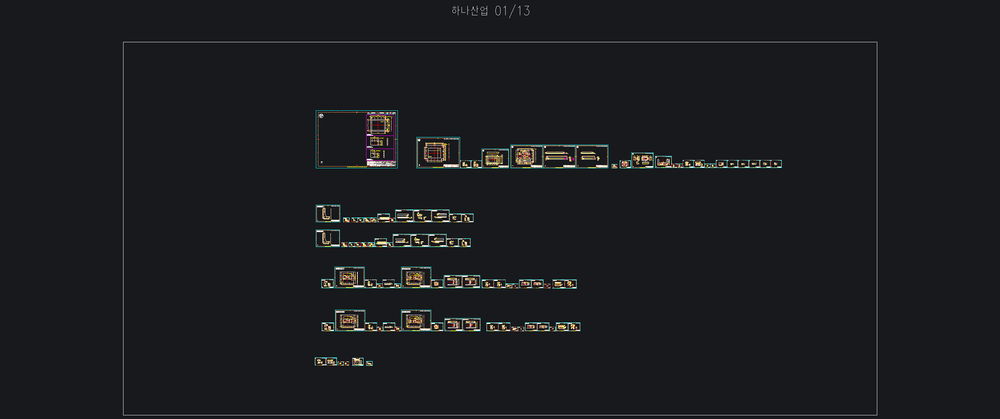
#> input picture data/Full_Drawing_HD.png, 1000 x 419 px, shrunk from 2745 x 1150 before the run
$ python image_analyze1.py
#> lines starting #> are read from the running program, lines starting #| are printed output that depends on the picture; after the words box and inside, x2 and y2 are one past the last pixel; in counts of white or black regions, pixels touching at a corner belong together
import cv2
import numpy as np
import os


def identify_part_count(image_path):
    # 1. 이미지 로드
#> called with image_path = '../data/Full_Drawing_HD.png'
    img = cv2.imread(image_path)
#> img is the input picture: shape (419, 1000, 3); mean B, G, R 30.5, 28.1, 27.1
    if img is None:
        print("이미지를 찾을 수 없습니다.")
        return

    # 2. 전처리: 그레이스케일 및 이진화
    gray = cv2.cvtColor(img, cv2.COLOR_BGR2GRAY)
    # 배경이 흰색이면 반전(THRESH_BINARY_INV)
    _, thresh = cv2.threshold(gray, 240, 255, cv2.THRESH_BINARY_INV)
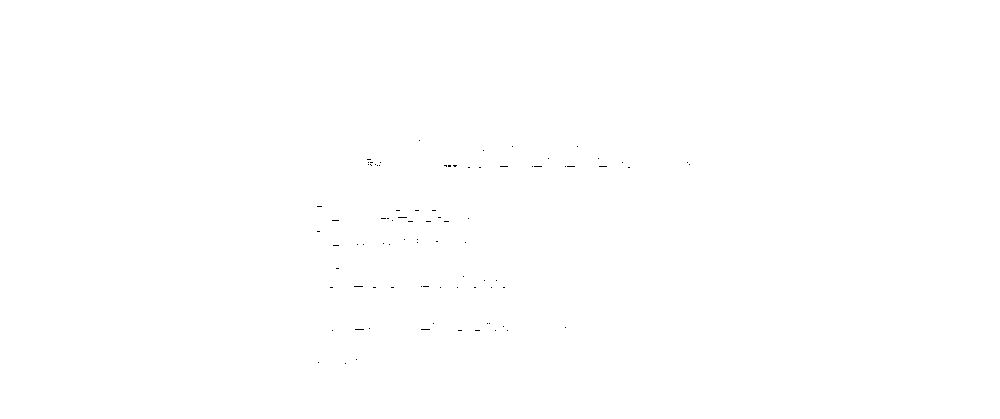
#> thresh: shape (419, 1000); 99.9% white; black in thin lines or dots, all inside (x1, y1, x2, y2) = (317, 140, 690, 364)

    # 3. 팽창(Dilation) 연산: 부품 내의 선들을 하나의 '섬'으로 뭉침
    # 이 커널 크기가 중요합니다. 부품 내 간격보다 크고 부품 간 거리보다 작아야 합니다.
    kernel = np.ones((15, 15), np.uint8)
    dilated = cv2.dilate(thresh, kernel, iterations=2)
#> dilated: shape (419, 1000); every value is 255

    # 4. 윤곽선(Contour) 검출
    contours, _ = cv2.findContours(dilated, cv2.RETR_EXTERNAL, cv2.CHAIN_APPROX_SIMPLE)
#> contours = [[[0, 0], [0, 418], [999, 418], [999, 0]]]

    # 5. 유효 부품 필터링 및 시각화
    count = 0
    output_img = img.copy()

    for cnt in contours:
        x, y, w, h = cv2.boundingRect(cnt)

        # 너무 작은 점(노이즈)이나 너무 큰 배경 영역 제외
        area = w * h
        if area > 500 and area < (img.shape[0] * img.shape[1] * 0.8):
            count += 1
            # 찾은 부품에 사각형 그리기
            cv2.rectangle(output_img, (x, y), (x + w, y + h), (0, 255, 0), 3)
            # 번호 매기기
            cv2.putText(output_img, str(count), (x, y - 10),
                        cv2.FONT_HERSHEY_SIMPLEX, 0.8, (0, 0, 255), 2)
#> this loop made 1 pass
#> (cnt, x, y, w, h, area) on pass 1: ([[0, 0], [0, 418], [999, 418], [999, 0]], 0, 0, 1000, 419, 419000)
#> after the loop, count = 0

    # 6. 결과 출력 및 저장
    print(f"---------------------------------------")
    print(f"[*] 분석 결과: 총 {count}개의 부품 도면 식별")
#| [*] 분석 결과: 총 0개의 부품 도면 식별
    print(f"---------------------------------------")

    result_path = "Analyzed_Full_Drawing.png"
    cv2.imwrite(result_path, output_img)
    print(f"[+] 분석 이미지 저장 완료: {result_path}")


# 실행
identify_part_count('../data/Full_Drawing_HD.png')
